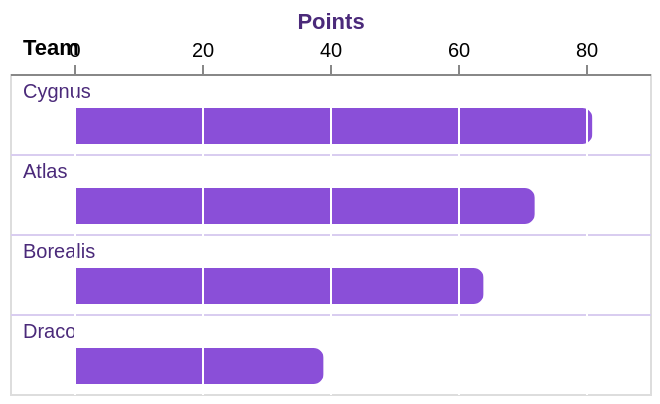

Describe this chart as a Vega-Lite specification.
### Vega-Lite specification from a JSON file in a GitHub repository (floating-point values rounded to 4 significant figures)
{"$schema": "https://vega.github.io/schema/vega-lite/v6.json", "description": "Customization: a horizontal bar chart with labels inside the plot, a top x axis drawn over the bars and thinner offset bars.", "height": {"step": 40}, "width": 320, "data": {"values": [{"team": "Atlas", "points": 72}, {"team": "Borealis", "points": 64}, {"team": "Cygnus", "points": 81}, {"team": "Draco", "points": 39}]}, "mark": {"type": "bar", "height": {"band": 0.45}, "yOffset": 6, "cornerRadiusEnd": 5, "fill": "#8a4fd8"}, "encoding": {"y": {"field": "team", "type": "nominal", "sort": "-x", "scale": {"padding": 0}, "axis": {"bandPosition": 0, "grid": true, "gridColor": "#d9cdf0", "domain": false, "ticks": false, "labelAlign": "left", "labelBaseline": "middle", "labelPadding": -6, "labelOffset": -11, "labelColor": "#4b2a7a", "titleX": 6, "titleY": -8, "titleAngle": 0, "titleAlign": "left", "titleBaseline": "bottom", "title": "Team"}}, "x": {"field": "points", "type": "quantitative", "scale": {"padding": 10}, "axis": {"orient": "top", "grid": true, "zindex": 1, "gridColor": "#ffffff", "tickCount": 4, "title": "Points", "titleColor": "#4b2a7a", "labelFlush": false}}}}
